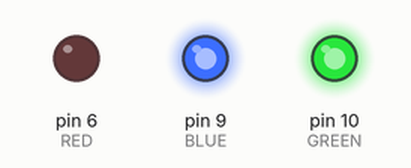
This sketch was run on a simulated Arduino Uno, built with avr-gcc and run on an emulated ATmega328P. Parts: output pins drawn as LEDs (lit = HIGH).

Above: at 0.5 s.
At 1.5 s:
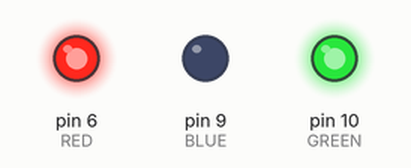
At 2.5 s:
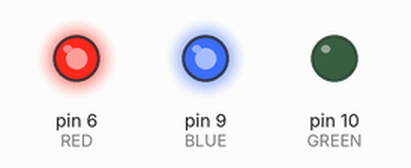
At 3.5 s:
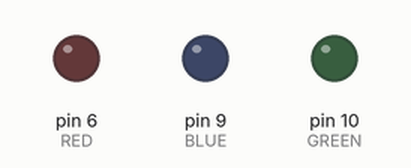
Timing chart, 0 to 5.2 s (numbered marks = the images above):
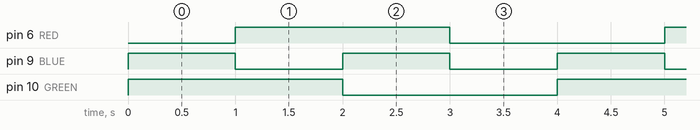

Measured:
- by itself, pin 6 (RED), pin 10 (GREEN): alternates HIGH for 2.0 s and LOW for 2.0 s
- by itself, pin 9 (BLUE): alternates HIGH for 1.0 s and LOW for 1.0 s
- by itself, everything shown: repeats every 4.0 s, in 4 steps

The sketch:

S15_PC3_3.ino
```cpp
int RED = 6;
int GREEN = 10;
int BLUE = 9;

bool invertColor = true;

void setup() {
  pinMode(RED, OUTPUT);
  pinMode(GREEN, OUTPUT);
  pinMode(BLUE, OUTPUT);
  Serial.begin(9600);
}

void digitalLed(int LED, int value) {
  if(invertColor) {
    digitalWrite(LED, 1 - value);
  } else {
    digitalWrite(LED, value);
  }
}

void analogLed(int LED, int value) {
  if(invertColor) {
    analogWrite(LED, 255 - value);
  } else {
    analogWrite(LED, value);
  }
}

void color(int red_v, int green_v, int blue_v) {
  analogLed(RED, red_v);
  analogLed(GREEN, green_v);
  analogLed(BLUE, blue_v);
}

void loop() {
  color(0,0,0);
  digitalLed(RED, 1);
  delay(1000);
  color(0,0,0);
  digitalLed(BLUE, 1);
  delay(1000);
  color(0,0,0);
  digitalLed(GREEN, 1);
  delay(1000);
  color(255, 255, 255);
  delay(1000);
}
```
